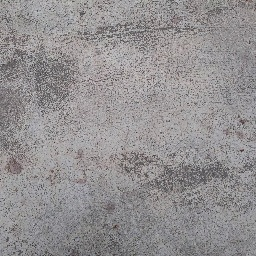
#> input picture Project_2/dataset/0.jpg, 256 x 256 px
$ python -i bounding_box.py   (imports and definitions only)
#> lines starting #> are read from the running program, lines starting #| are printed output that depends on the picture; after the words box and inside, x2 and y2 are one past the last pixel; in counts of white or black regions, pixels touching at a corner belong together
#> further down, picture is the input picture: shape (256, 256, 3); mean B, G, R 145.5, 144.4, 147.3
import cv2


def detect_bounding_boxes(image, threshold=100, min_area=30):
    """Tim cac vung nghi loi va ve khung chu nhat bao quanh (Bounding Box)."""
#> called with threshold = 100, min_area = 30
    gray = cv2.cvtColor(image, cv2.COLOR_BGR2GRAY) if image.ndim == 3 else image
    blurred = cv2.GaussianBlur(gray, (5, 5), 0)
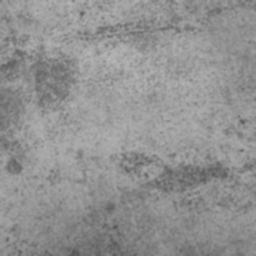
#> blurred: shape (256, 256); min 84, max 183, mean 145.4
    _, binary = cv2.threshold(blurred, int(threshold), 255, cv2.THRESH_BINARY_INV)
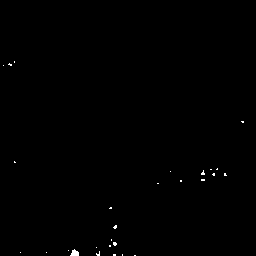
#> binary: shape (256, 256); 0.25% white; 28 white regions (27 under 20 px)
    contours, _ = cv2.findContours(binary, cv2.RETR_EXTERNAL, cv2.CHAIN_APPROX_SIMPLE)
#> contours = 28 contours, 27 with area under 20; largest, box (x1, y1, x2, y2) and area: (70, 249, 79, 256) 31
    result = image.copy()
    boxes = []
    for contour in contours:
        area = cv2.contourArea(contour)
        if area >= float(min_area):
            x, y, w, h = cv2.boundingRect(contour)
            boxes.append((x, y, w, h, area))
            cv2.rectangle(result, (x, y), (x + w, y + h), (0, 0, 255), 2)
            cv2.putText(result, f"{int(area)}", (x, max(18, y - 5)),
                        cv2.FONT_HERSHEY_SIMPLEX, 0.5, (0, 0, 255), 1, cv2.LINE_AA)
#> this loop made 28 passes
#> (area, x, y, w, h) on pass 8: (31, 70, 249, 9, 7)
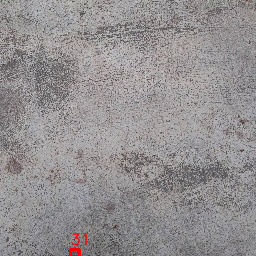
#> result: shape (256, 256, 3); 0.29% of pixels changed, all inside (x1, y1, x2, y2) = (69, 233, 88, 256)
#> after the loop, boxes = [(70, 249, 9, 7, 31)]
    return result, {"boxes": len(boxes), "details": boxes, "binary": binary}

>>> import cv2
>>> picture = cv2.imread('../dataset/0.jpg')
>>> result = detect_bounding_boxes(picture)

$ run again, on Project_2/dataset/crazing_257.jpg
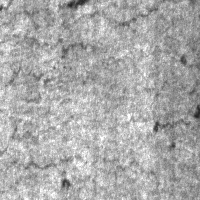
#> input picture Project_2/dataset/crazing_257.jpg, 200 x 200 px
#> picture is the input picture: shape (200, 200, 3); min 35, max 255, mean 170.2
#> in detect_bounding_boxes, `_, binary = cv2.threshold(blurred, int(threshold), 255, cv2.THRESH_BIN..`:
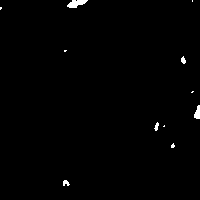
#> binary: shape (200, 200); 0.7% white; 11 white regions (6 under 20 px)
#> contours = 11 contours, 9 with area under 20; largest, box (x1, y1, x2, y2) and area: (67, 0, 88, 8) 84, (194, 105, 200, 119) 44
#> the loop in detect_bounding_boxes, `for contour in contours:` made 11 passes
#> (area, x, y, w, h) on passes 5, 11: (43.5, 194, 105, 6, 14), (83.5, 67, 0, 21, 8)
#> after the loop in detect_bounding_boxes, `for contour in contours:`:
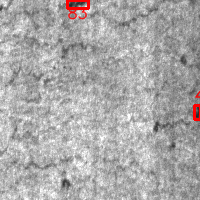
#> result: shape (200, 200, 3); 0.96% of pixels changed, all inside (x1, y1, x2, y2) = (66, 0, 200, 121)
#> after the loop in detect_bounding_boxes, `for contour in contours:`: boxes = [(194, 105, 6, 14, 43.5), (67, 0, 21, 8, 83.5)]
